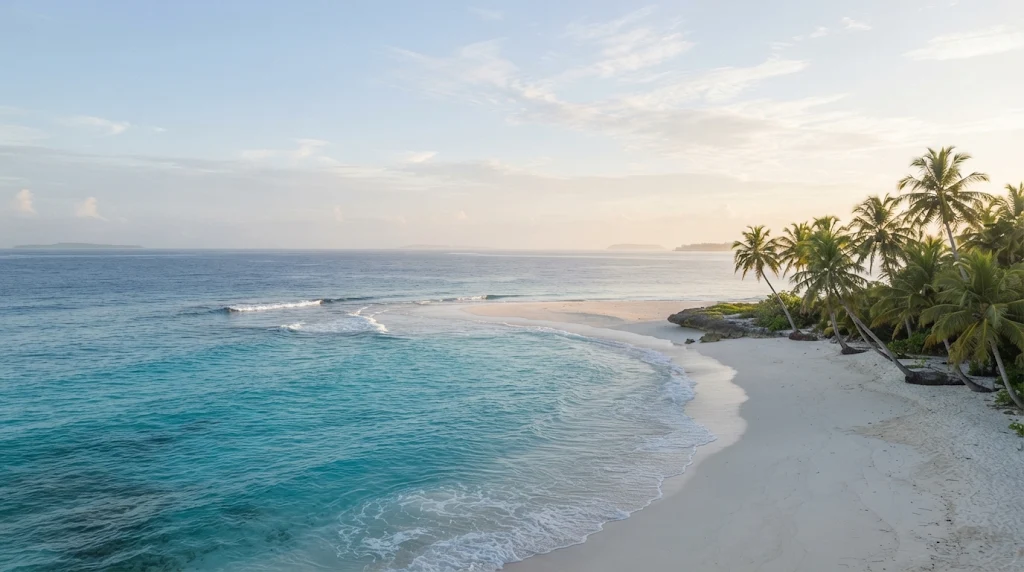
#> input picture tools/wallpapers/photos/beach.webp, 1024 x 572 px; its folder holds only this picture in this run
$ python make_photos.py
#> lines starting #> are read from the running program, lines starting #| are printed output that depends on the picture
#> in main, im is the input picture: PIL image 1024x572 RGB; mean R, G, B 156, 171.7, 175.6
#!/usr/bin/env python3
# Fonds d'écran photographiques du paquet « wallpapers » : les images de tools/wallpapers/photos/ (générées
# par Gemini à partir des prompts du 17/11/2026, environ 1024 x 572), recadrées en 16:9 puis agrandies à
# 2560 x 1440 (Lanczos, accentuation légère), en JPEG dans l'arbre du paquet :
#   build/wallpapers/sdroot/home/public/wallpapers/<nom>.jpg   (root du paquet, tools/pkg/packages.ini)
# et une planche : build/wallpapers/planche-photos.png.
#
#   python -I tools/wallpapers/make_photos.py
#
# Le recadrage garde le centre ; CROP_Y décale la fenêtre vers le haut (< 0,5) ou le bas (> 0,5) quand l'image
# est plus haute que le 16:9.

import os
import sys

from PIL import Image, ImageFilter

W, H = 2560, 1440
HERE = os.path.dirname(os.path.abspath(__file__))
SRC = os.path.join(HERE, "photos")
OUT = os.path.normpath(os.path.join(HERE, "..", "..", "build", "wallpapers"))
PKG = os.path.join(OUT, "sdroot", "home", "public", "wallpapers")
CROP_Y = {}  # nom -> 0..1 (0,5 : centré)


def crop_16_9(im, fy=0.5):
#> called with fy = 0.5
    w, h = im.size
#> w = 1024; h = 572
    if w * 9 > h * 16:  # trop large : on coupe les côtés
        nw = h * 16 // 9
#> nw = 1016
        x = (w - nw) // 2
#> x = 4
        return im.crop((x, 0, x + nw, h))
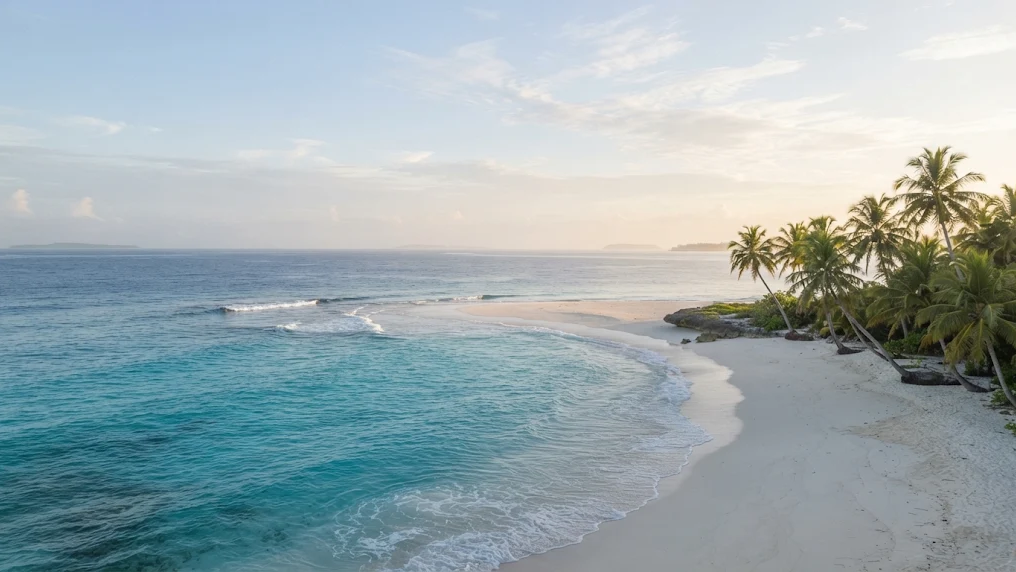
#> returned value: PIL image 1016x572 RGB; mean R, G, B 156.2, 171.8, 175.8
    nh = w * 9 // 16  # trop haute : on coupe le haut et le bas
    y = int((h - nh) * fy)
    return im.crop((0, y, w, y + nh))


def main():
    os.makedirs(PKG, exist_ok=True)
    names = []
    for f in sorted(os.listdir(SRC)):
        name, ext = os.path.splitext(f)
        if ext.lower() not in (".webp", ".jpg", ".jpeg", ".png"):
            continue
        with Image.open(os.path.join(SRC, f)) as im:
            im = crop_16_9(im.convert("RGB"), CROP_Y.get(name, 0.5))
            big = im.resize((W, H), Image.LANCZOS)
            big = big.filter(ImageFilter.UnsharpMask(radius=2, percent=55, threshold=2))
            out = os.path.join(PKG, name + ".jpg")
            big.save(out, quality=92, subsampling=0, optimize=True)
        names.append(name)
        print("%-18s %s (de %dx%d)" % (name, out, im.size[0], im.size[1]))
#| beach              build/wallpapers/sdroot/home/public/wallpapers/beach.jpg (de 1016x572)
    tw, th, gap = 480, 270, 20
    cols = 3
    rows = (len(names) + cols - 1) // cols
    sheet = Image.new("RGB", (gap + cols * (tw + gap), gap + rows * (th + gap)), (0x2A, 0x2F, 0x3A))
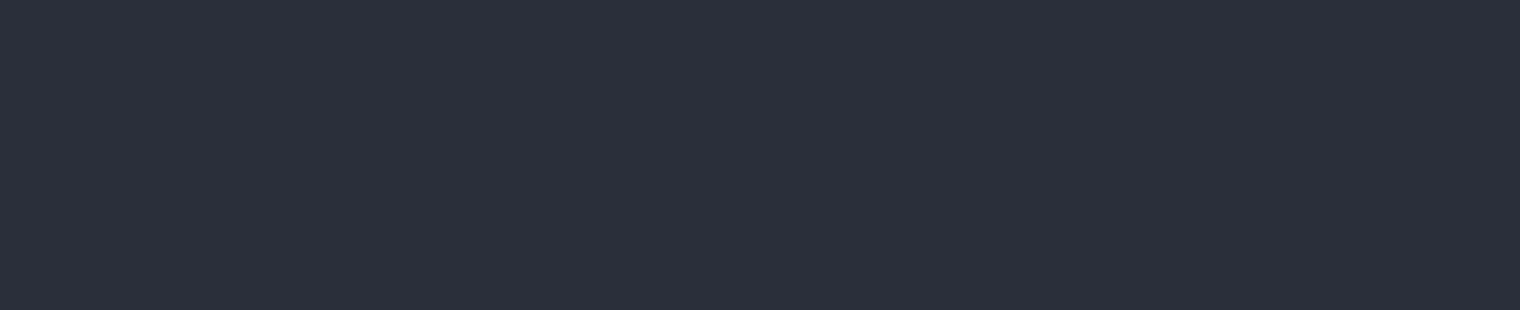
#> sheet: PIL image 1520x310 RGB; mean R, G, B 42, 47, 58
    for i, n in enumerate(names):
        with Image.open(os.path.join(PKG, n + ".jpg")) as im:
#> im: PIL image 2560x1440 RGB
            sheet.paste(im.resize((tw, th), Image.LANCZOS), (gap + (i % cols) * (tw + gap), gap + (i // cols) * (th + gap)))
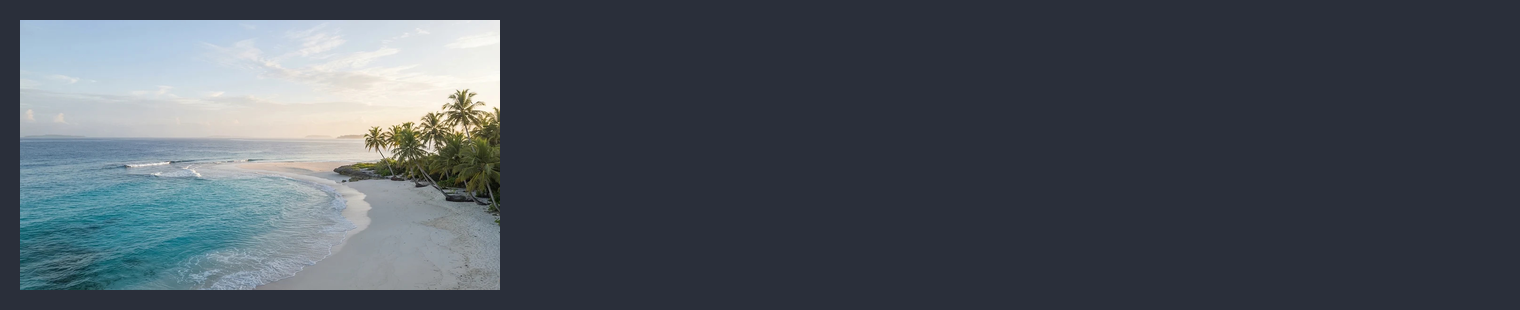
#> sheet: PIL image 1520x310 RGB; mean R, G, B 73.4, 81.3, 90.4
    sheet.save(os.path.join(OUT, "planche-photos.png"), optimize=True)
    print("planche            %s" % os.path.join(OUT, "planche-photos.png"))
    return 0


if __name__ == "__main__":
    sys.exit(main())
#> (the program exits here)

$ run again, on tools/wallpapers/photos/mountain-lake.webp
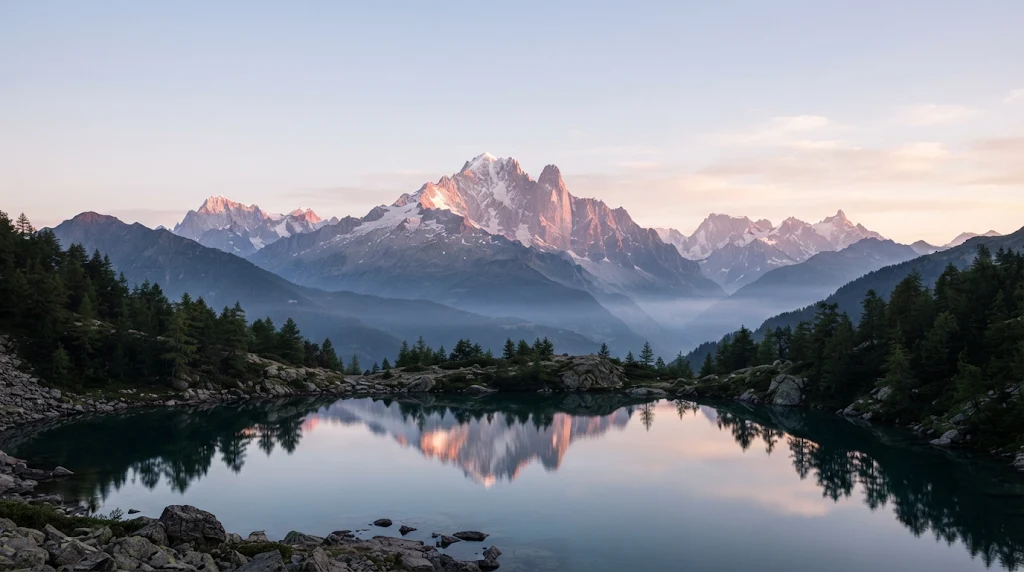
#> input picture tools/wallpapers/photos/mountain-lake.webp, 1024 x 572 px
#> in main, im is the input picture: PIL image 1024x572 RGB; mean R, G, B 130.2, 134.1, 143.6
#> in crop_16_9, `return im.crop((x, 0, x + nw, h))`:
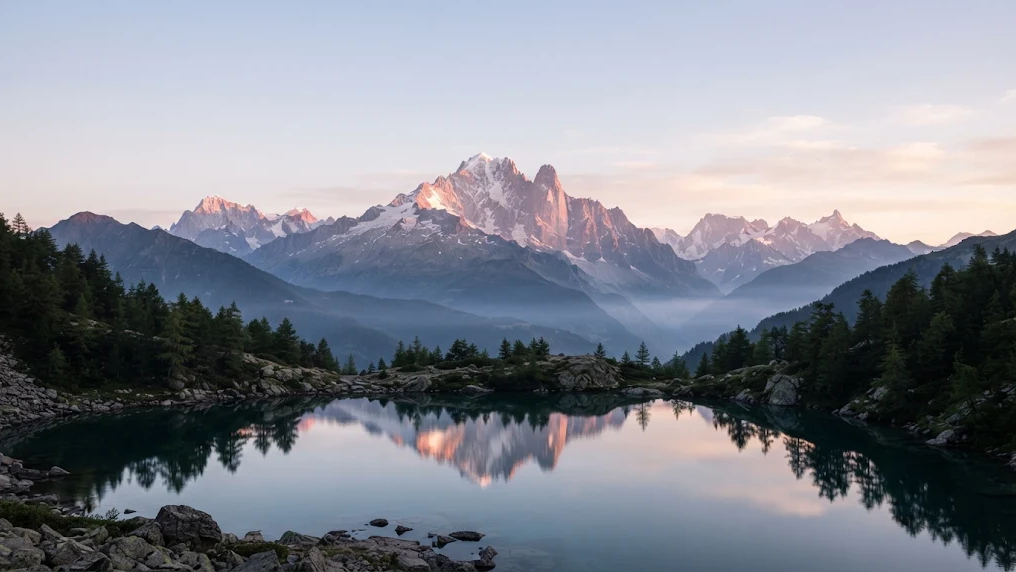
#> returned value: PIL image 1016x572 RGB; mean R, G, B 130.4, 134.3, 143.9
#| mountain-lake      build/wallpapers/sdroot/home/public/wallpapers/mountain-lake.jpg (de 1016x572)
#> im: PIL image 2560x1440 RGB
#> in main, `sheet.paste(im.resize((tw, th), Image.LANCZOS), (gap + (i % cols) * (t..`:
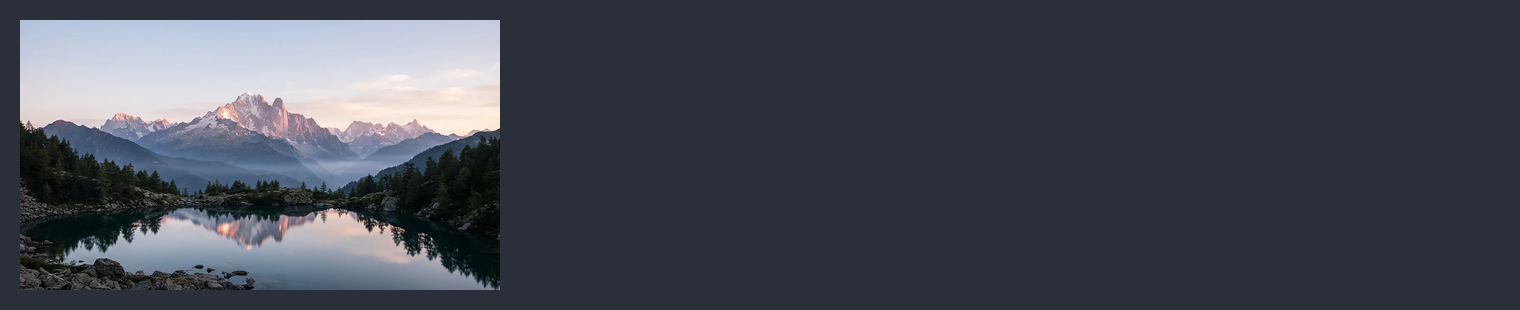
#> sheet: PIL image 1520x310 RGB; mean R, G, B 66.3, 71, 81.6

$ run again, on tools/wallpapers/photos/savanna.webp
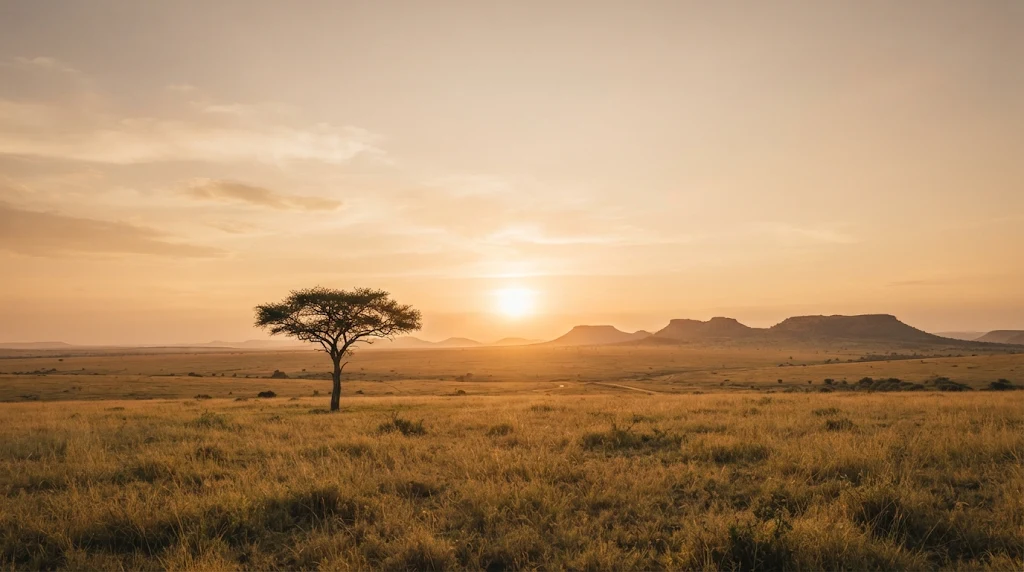
#> input picture tools/wallpapers/photos/savanna.webp, 1024 x 572 px
#> in main, im is the input picture: PIL image 1024x572 RGB; mean R, G, B 173.8, 140, 103.4
#| savanna            build/wallpapers/sdroot/home/public/wallpapers/savanna.jpg (de 1016x572)
#> im: PIL image 2560x1440 RGB
#> in main, `sheet.paste(im.resize((tw, th), Image.LANCZOS), (gap + (i % cols) * (t..`:
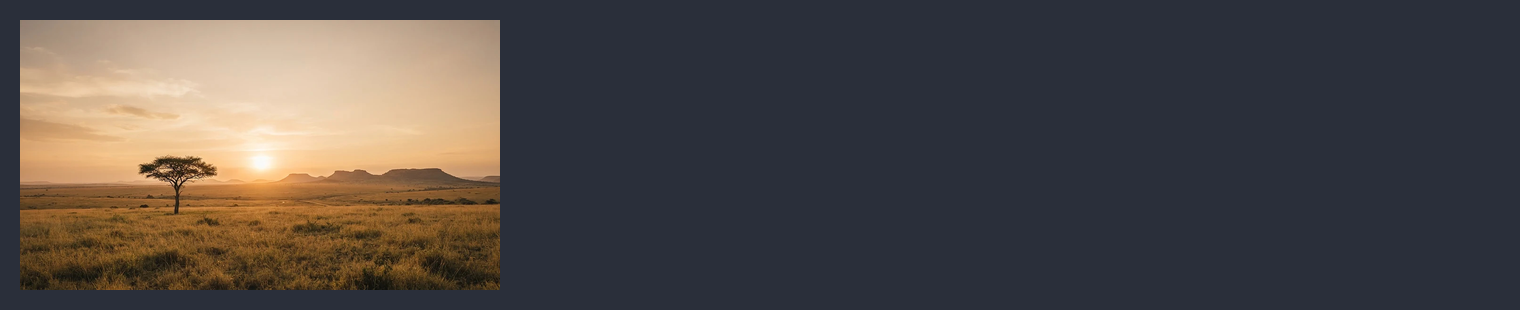
#> sheet: PIL image 1520x310 RGB; mean R, G, B 78.3, 72.6, 70.5
